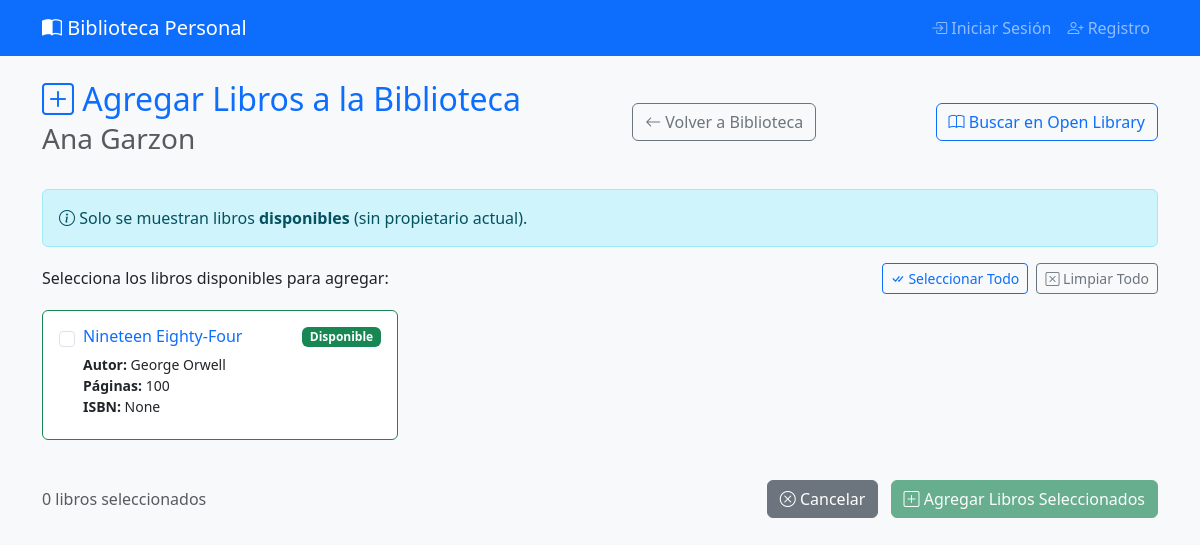
Screenshot of /users/8/add-books/ (signed in) with the database file from the repository.
### migrationsdb/models.py (models this page shows, shortened)
class User(models.Model):
    id = models.BigAutoField(primary_key=True)
    auth_user = models.OneToOneField(AuthUser, on_delete=models.CASCADE, null=True, blank=True, verbose_name='Usuario del Sistema')
    first_name = models.CharField(max_length=100)
    last_name = models.CharField(max_length=100)
    age = models.IntegerField()
    email = models.EmailField(unique=True)
    created_at = models.DateTimeField(auto_now_add=True)
    class Meta:
        permissions = [
            ("view_all_libraries", "Puede ver todas las bibliotecas"),
            ("manage_library", "Puede gestionar bibliotecas de usuarios"),
            ("generate_reports", "Puede generar reportes PDF"),
            ("import_books", "Puede importar libros externos"),
        ]

class Book(models.Model):
    id = models.BigAutoField(primary_key=True)
    title = models.CharField(max_length=200, verbose_name='Título')
    author = models.ForeignKey(Author, on_delete=models.CASCADE, related_name='books', verbose_name='Autor')
    owner = models.ForeignKey(User, on_delete=models.CASCADE, related_name='books',verbose_name='Propietario', null=True, blank=True)
    published_date = models.DateField(verbose_name='Fecha de publicación')
    isbn = models.CharField(max_length=13, unique=True, verbose_name='ISBN', null=True, blank=True)
    pages = models.IntegerField(verbose_name='Número de páginas')
    genres = models.ManyToManyField('Genre', blank=False, verbose_name='Géneros')
    created_at = models.DateTimeField(auto_now_add=True)

class Author(models.Model):
    id = models.BigAutoField(primary_key=True)
    first_name = models.CharField(max_length=100, verbose_name='Primer Nombre')
    last_name = models.CharField(max_length=100, verbose_name='Apellido')
    birth_date = models.DateField(verbose_name='Fecha de nacimiento')
    nationality = models.CharField(max_length=100, verbose_name='Nacionalidad')
    created_at = models.DateTimeField(auto_now_add=True)

### migrationsdb/views.py (the view, shortened to what this page needs)
# urls.py: path('users/<int:user_id>/add-books/', views.add_books_to_library, name='add_books_to_library'),
@library_access_required
def add_books_to_library(request, user_id):
    user = get_object_or_404(User, id=user_id)
    available_books = Book.objects.filter(owner=None).select_related('author').prefetch_related('genres')
    return render(request, 'migrationsdb/add_books_to_library.html', {
        'user': user,
        'available_books': available_books
    })

### templates/migrationsdb/add_books_to_library.html (shortened to what this page needs)
{% extends 'migrationsdb/base.html' %}
{% block content %}
<div class="d-flex justify-content-between align-items-center mb-4">
    <h2 class="text-primary">
        <i class="bi bi-plus-square"></i> Agregar Libros a la Biblioteca
        <br><small class="text-muted">{{ user.first_name }} {{ user.last_name }}</small>
    </h2>
    <a href="{% url 'user_library' user.id %}" class="btn btn-outline-secondary">
        <i class="bi bi-arrow-left"></i> Volver a Biblioteca
    </a>
    <a href="{% url 'search_external_books' %}?owner_id={{ user.id }}" class="btn btn-outline-primary ms-2">
        <i class="bi bi-book"></i> Buscar en Open Library
    </a>
</div>
{% if available_books %}
    <div class="alert alert-info">
        <i class="bi bi-info-circle"></i>
        Solo se muestran libros <strong>disponibles</strong> (sin propietario actual).
    </div>
    <form method="post">
        <div class="d-flex justify-content-between align-items-center mb-3">
            <p class="mb-0">Selecciona los libros disponibles para agregar:</p>
            <div>
                <button type="button" class="btn btn-sm btn-outline-primary" onclick="selectAll()">
                    <i class="bi bi-check-all"></i> Seleccionar Todo
                </button>
                <button type="button" class="btn btn-sm btn-outline-secondary ms-1" onclick="clearAll()">
                    <i class="bi bi-x-square"></i> Limpiar Todo
                </button>
            </div>
        </div>
        <div class="row mb-4">
            {% for book in available_books %}
                <div class="col-md-6 col-lg-4 mb-3">
                    <div class="card h-100 border-success">
                        <div class="card-body">
                            <div class="form-check">
                                <input class="form-check-input book-checkbox" type="checkbox" value="{{ book.id }}"
                                       name="books" id="book{{ book.id }}">
                                <label class="form-check-label w-100" for="book{{ book.id }}">
                                    <div class="d-flex justify-content-between align-items-start mb-1">
                                        <h6 class="card-title text-primary mb-1">{{ book.title }}</h6>
                                        <span class="badge bg-success">Disponible</span>
                                    </div>
                                    <p class="card-text small mb-1">
                                        <strong>Autor:</strong> {{ book.author.first_name }} {{ book.author.last_name }}<br>
                                        <strong>Páginas:</strong> {{ book.pages }}<br>
                                        <strong>ISBN:</strong> {{ book.isbn }}
                                    </p>
                                </label>
                            </div>
                        </div>
                    </div>
                </div>
            {% endfor %}
        </div>
        <div class="d-flex justify-content-between align-items-center">
            <span id="selectedCount" class="text-muted">0 libros seleccionados</span>
            <div>
                <a href="{% url 'user_library' user.id %}" class="btn btn-secondary me-2">
                    <i class="bi bi-x-circle"></i> Cancelar
                </a>
                <button type="submit" id="submitBtn" class="btn btn-success" disabled>
                    <i class="bi bi-plus-square"></i> Agregar Libros Seleccionados
                </button>
            </div>
        </div>
    </form>
{% endif %}
{% endblock %}

### rows the page displays
User: first_name "Ana", last_name "Garzon"
Book: title "Nineteen Eighty-Four", author.first_name "George", author.last_name "Orwell", pages "100", isbn "None"
